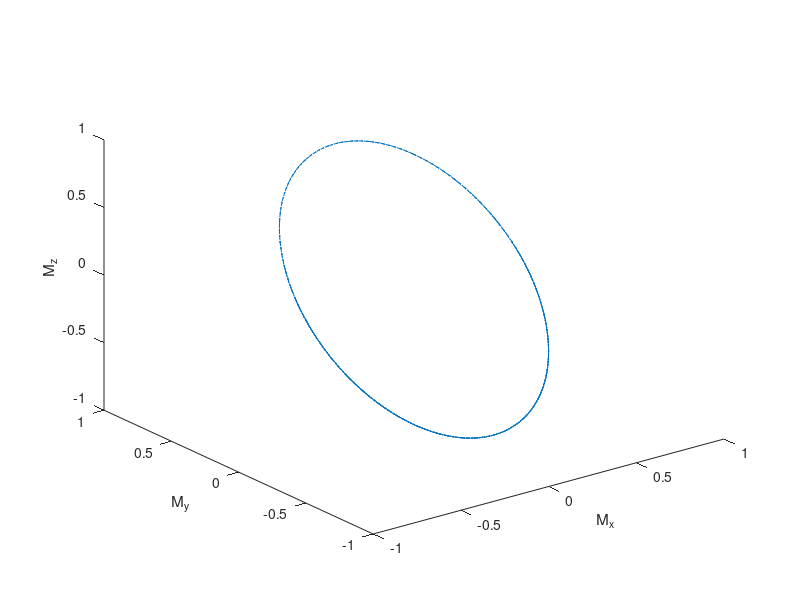

MATLAB code for this plot: (Note: this script raises an error after producing the figure.)
clear;
close all;

size = 1e3;
G = 42.6;%磁気回転比
B1 = 1;%x方向へのRF磁場

%回転座標系での磁化を定義
M_x = zeros(1,size);
M_x(1) = 0;
M_y = zeros(1,size);
M_y(1) = 0;
M_z = zeros(1,size);
M_z(1) = 1;
y1 = zeros(1,size);
y2 = zeros(1,size);
y3 = zeros(1,size);
y4 = zeros(1,size);
z1 = zeros(1,size);
z2 = zeros(1,size);
z3 = zeros(1,size);
z4 = zeros(1,size);

h = 0.001;
t = (0:h:size*h);

%まずはeular法
%for i = 1:size
%  M_x(i+1) = M_x(i);
%  M_y(i+1) = M_y(i) + h*G*B1*M_z(i);
%  M_z(i+1) = M_z(i) - h*G*B1*M_y(i);
%end

%runge-kutta法
for i = 1:size
  y1(i) = G*B1*M_z(i);
  z1(i) = -G*B1*M_y(i);
  y2(i) = G*B1*( M_z(i) + 0.5*h*z1(i) );
  z2(i) = -G*B1*( M_y(i) + 0.5*h*y1(i) );
  y3(i) = G*B1*( M_z(i) + 0.5*h*z2(i) );
  z3(i) = -G*B1*( M_y(i) + 0.5*h*y2(i) );
  y4(i) = G*B1*( M_z(i) + h*z3(i) );
  z4(i) = -G*B1*( M_y(i) + h*y3(i) );

  M_x(i+1) = M_x(i);
  M_y(i+1) = M_y(i) + h*(y1(i) + 2*y2(i) + 2*y3(i) + y4(i))/6;
  M_z(i+1) = M_z(i) + h*(z1(i) + 2*z2(i) + 2*z3(i) + z4(i))/6;
end


figure;

%plot(t,M_z);
plot3(M_x,M_y,M_z);
xlabel('M_x');
ylabel('M_y');
zlabel('M_z');
ax = gca;
ax.FontName = 'Times New Roman';
ax.FontSize = 16;
grid on;
grid minor;
